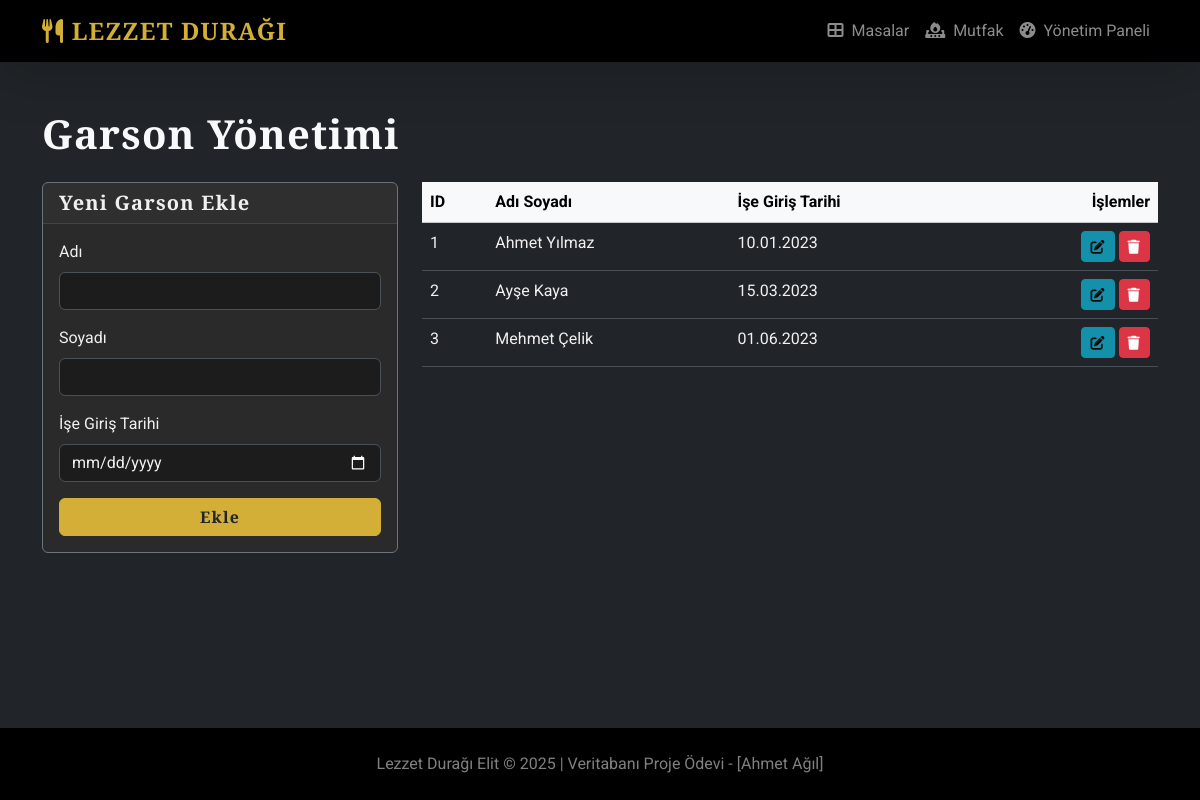
The app's page /yonetim/garsonlar.php with its own data.
### tables this page shows
CREATE TABLE `garsonlar` (
  `garsonID` int(11) NOT NULL,
  `ad` varchar(50) NOT NULL,
  `soyad` varchar(50) NOT NULL,
  `iseGirisTarihi` date DEFAULT NULL
);

### yonetim/garsonlar.php (the view, shortened to what this page needs)
<?php
include __DIR__ . '/../includes/header.php';
$garsonlar = $pdo->query("CALL sp_GarsonlariListele()")->fetchAll();
?>
<h1 class="mb-4">Garson Yönetimi</h1>
<div class="row">
    <div class="col-md-4">
        <div class="card bg-dark border-secondary">
            <h5 class="card-header">Yeni Garson Ekle</h5>
            <div class="card-body">
                <form method="POST">
                    <div class="mb-3">
                        <label class="form-label">Adı</label>
                        <input type="text" class="form-control" name="ad" required>
                    </div>
                     <div class="mb-3">
                        <label class="form-label">Soyadı</label>
                        <input type="text" class="form-control" name="soyad" required>
                    </div>
                    <div class="mb-3">
                        <label class="form-label">İşe Giriş Tarihi</label>
                        <input type="date" class="form-control" name="iseGirisTarihi">
                    </div>
                    <button type="submit" class="btn btn-primary w-100">Ekle</button>
                </form>
            </div>
        </div>
    </div>
    <div class="col-md-8">
        <table class="table table-hover">
            <thead class="table-light">
                <tr>
                    <th>ID</th>
                    <th>Adı Soyadı</th>
                    <th>İşe Giriş Tarihi</th>
                    <th class="text-end">İşlemler</th>
                </tr>
            </thead>
            <tbody>
                <?php foreach ($garsonlar as $garson): ?>
                    <tr>
                        <td><?php echo $garson['garsonID']; ?></td>
                        <td><?php echo htmlspecialchars($garson['ad'] . ' ' . $garson['soyad']); ?></td>
                        <td><?php echo !empty($garson['iseGirisTarihi']) ? date('d.m.Y', strtotime($garson['iseGirisTarihi'])) : '-'; ?></td>
                        <td class="text-end">
                            <a href="#" class="btn btn-sm btn-info disabled" title="Düzenle"><i class="fas fa-edit"></i></a>
                            <form method="POST" class="d-inline" onsubmit="return confirm('Emin misiniz?');">
                                <button type="submit" class="btn btn-sm btn-danger"><i class="fas fa-trash"></i></button>
                            </form>
                        </td>
                    </tr>
                <?php endforeach; ?>
            </tbody>
        </table>
    </div>
</div>
<?php include __DIR__ . '/../includes/footer.php'; ?>

### assets/css/style.css (style rules this page uses)
:root { --bs-primary: #D4AF37; --bs-primary-rgb: 212,175,55; --bs-body-bg: #1c1c1c; --bs-body-color: #f0f0f0; --bs-border-color-translucent: rgba(255, 255, 255, 0.1); }
body { font-family: 'Roboto', sans-serif; }
.logo, h1, h2, h3, h4, h5, .card-header, .btn, .modal-title { font-family: 'Playfair Display', serif; font-weight: 700; letter-spacing: 1.2px; }
.btn-primary { --bs-btn-bg: var(--bs-primary); --bs-btn-border-color: var(--bs-primary); --bs-btn-hover-bg: #b89a2e; --bs-btn-hover-border-color: #b89a2e; --bs-btn-color: #212529; --bs-btn-hover-color: #212529; }
.card { background-color: #2a2a2a !important; }
.table { --bs-table-bg: transparent; --bs-table-striped-bg: rgba(255,255,255,0.03); --bs-table-hover-bg: rgba(255,255,255,0.07); --bs-table-color: var(--bs-body-color); }

### records on screen
garsonlar: garsonID "1", ad+soyad "Ahmet Yılmaz", iseGirisTarihi "10.01.2023"
garsonlar: garsonID "2", ad+soyad "Ayşe Kaya", iseGirisTarihi "15.03.2023"
garsonlar: garsonID "3", ad+soyad "Mehmet Çelik", iseGirisTarihi "01.06.2023"
